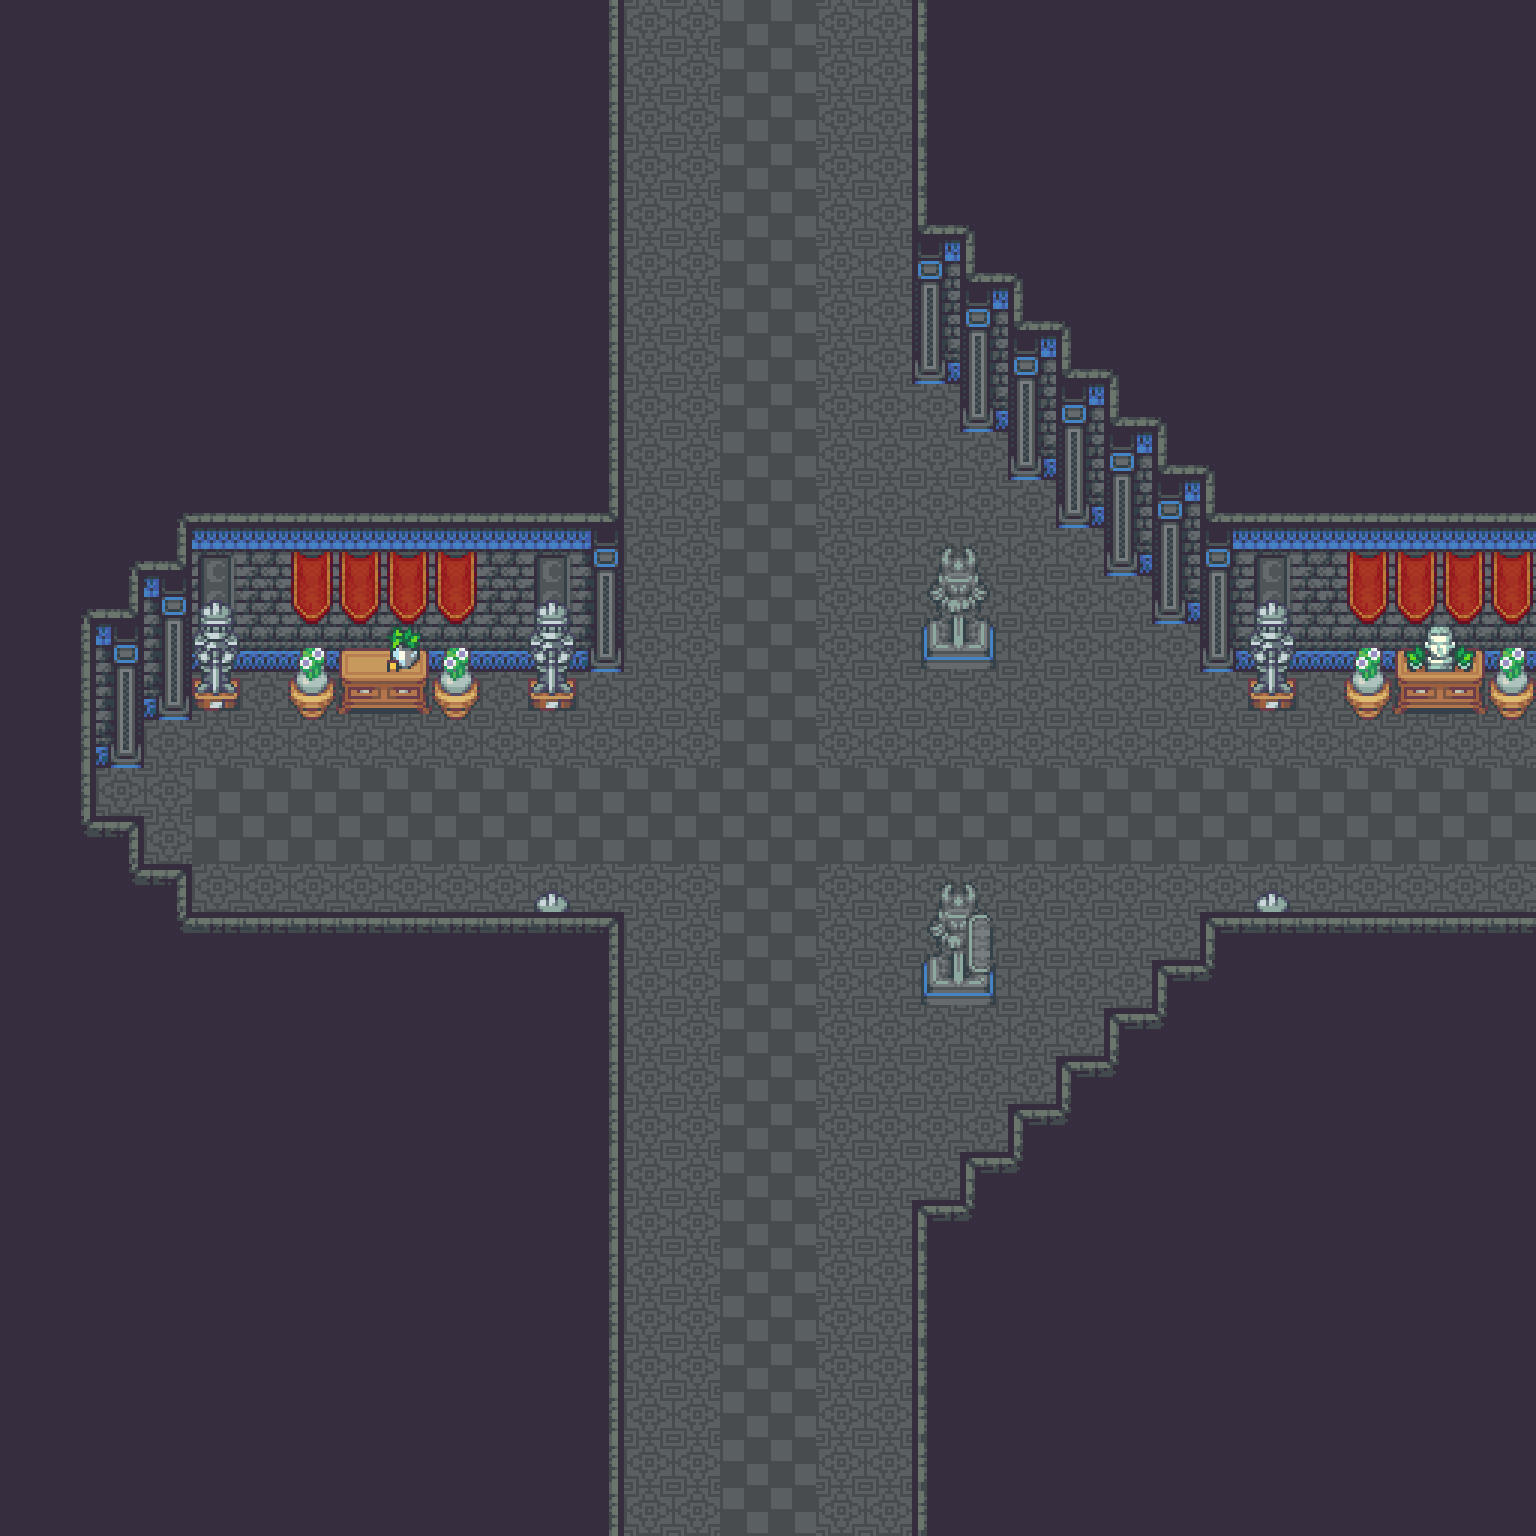

Below is a game level as drawn by its tile map, then a one-line description and the .tmx that defines it (tile-layer data replaced by summaries):
An orthogonal 32x32 tile map with 48x48 px tiles, 3 tile layers (Ground, Furnishing, Ceiling), 4 tilesets and 3 objects.

<map version="1.5" tiledversion="1.7.2" orientation="orthogonal" renderorder="right-down" width="32" height="32" tilewidth="48" tileheight="48" infinite="0" nextlayerid="5" nextobjectid="4">
 <tileset firstgid="1" source="Castle.tsx" />
 <tileset firstgid="1480" source="CastleInterior.tsx" />
 <tileset firstgid="3160" source="CastleObjects.tsx" />
 <tileset firstgid="3416" source="CastleObjects2.tsx" />
 <layer id="2" name="Ground" width="32" height="32" opacity="0.9">
  <data>[1024 cells, 1024 non-empty, 3 distinct tile ids]</data>
 </layer>
 <layer id="1" name="Furnishing" width="32" height="32">
  <data>[1024 cells, 701 non-empty, 44 distinct tile ids]</data>
 </layer>
 <layer id="4" name="Ceiling" width="32" height="32">
  <data>[1024 cells, 14 non-empty, 7 distinct tile ids]</data>
 </layer>
 <objectgroup id="3" name="Props">
  <object id="1" gid="235" x="246.765" y="730.319" width="48" height="48">
   <properties>
    <property name="I" value="[ChestSpawn]" />
   </properties>
  </object>
  <object id="2" gid="235" x="912" y="1056" width="48" height="48">
   <properties>
    <property name="I" value="[ChestSpawn]" />
   </properties>
  </object>
  <object id="3" gid="235" x="744.187" y="839.942" width="48" height="48">
   <properties>
    <property name="S" value="" />
   </properties>
  </object>
 </objectgroup>
</map>
